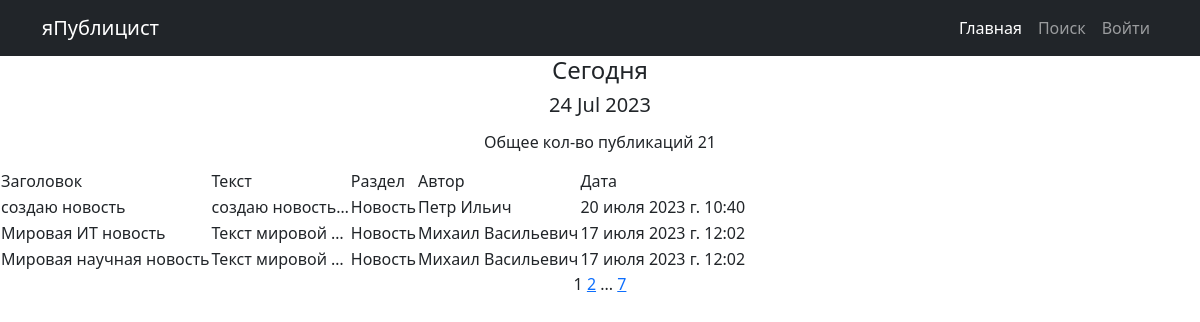
The page / on the database its author committed.
### main/models.py (models this page shows, shortened)
class Post(models.Model):
    author = models.ForeignKey(Author, on_delete=models.CASCADE)
    post_category = models.CharField(max_length=7, choices=POST_CATEGORY_CHOICES)
    date = models.DateTimeField(auto_now_add=True)
    category = models.ManyToManyField(Category, through='PostCategory')
    headline = models.CharField(max_length=255)
    text = models.TextField()
    rating = models.IntegerField(default=0)
    class Meta:
        verbose_name = 'Пост'
        verbose_name_plural = 'Посты'

class Author(models.Model):
    rating = models.IntegerField(default=0)
    user = models.OneToOneField(User, on_delete=models.CASCADE)
    name = models.CharField(max_length=100)
    class Meta:
        verbose_name = 'Автор'
        verbose_name_plural = 'Авторы'

### main/views.py (the view)
# urls.py: path('', PostsList.as_view(), name='posts'),
class PostsList(ListView):
    model = Post
    ordering = '-date'
    template_name = 'posts.html'
    context_object_name = 'posts'
    paginate_by = 3

### main/templatetags/custom_filters.py (called while the page is built)
@register.filter()
def apply_censor(text):
    bad_words = ['bad_word', ]
    res = ''
    for word in text.split():
        if word.strip('.,;:-?!()').lower() in bad_words:
            bad_word = word.strip('.,;:-?!()').lower()
            for l in word.lower():
                if l != bad_word[0]:
                    res += l
                else:
                    break
            temp = ''
            for l in word.lower()[-1]:
                if l != bad_word[-1]:
                    temp += l
                else:
                    break
            res += '*' + temp
        else:
            res += word + ' '
    return res

### main/templatetags/custom_tags.py (called while the page is built)
@register.simple_tag()
def current_time(format_string='%b %d %Y'):
    return datetime.utcnow().strftime(format_string)

### templates/posts.html (shortened to what this page needs)
{% extends 'default.html' %}
{% load custom_filters %}
{% load custom_tags %}
{% block title %}
<h4 align="center">Сегодня</h4>
<h5 align="center">{% current_time '%d %b %Y' %}</h5>
{% endblock %}
{% block content %}
<p><h6 align="center">Общее кол-во публикаций {{ paginator.count }}</h6></p>
   {% if posts %}
     <table>
        <tr>
           <td>Заголовок</td>
           <td>Текст</td>
           <td>Раздел</td>
           <td>Автор</td>
           <td>Дата</td>
        </tr>
        {% for post in posts %}
           <tr>
               <td>{{ post.headline }}</td>
               <td>{{ post.text|truncatechars:15|apply_censor}}</td>
               <td>{{ post.post_category }}</td>
               <td>{{ post.author.name }}</td>
               <td>{{ post.date }}</td>
           </tr>
        {% endfor %}
     </table>
   {% else %}
       <h2>Публикаций нет!</h2>
   {% endif %}
<p align="center">
   {{ page_obj.number }}
   {% if page_obj.has_next %}
       <a href="?page={{ page_obj.next_page_number }}">{{ page_obj.next_page_number }}</a>
       {% if paginator.num_pages != page_obj.next_page_number %}
                ...
           <a href="?page={{ page_obj.paginator.num_pages }}">{{ page_obj.paginator.num_pages }}</a>
        {% endif %}
   {% endif %}
    </p>
{% endblock %}

### rows shown on the page
Post: headline "создаю новость", text|apply_censor "создаю новость…", post_category "Новость", author.name "Петр Ильич", date "20 июля 2023 г. 10:40"
Post: headline "Мировая ИТ новость", text|apply_censor "Текст мировой …", post_category "Новость", author.name "Михаил Васильевич", date "17 июля 2023 г. 12:02"
Post: headline "Мировая научная новость", text|apply_censor "Текст мировой …", post_category "Новость", author.name "Михаил Васильевич", date "17 июля 2023 г. 12:02"

### other values the page prints
{{ paginator.count }} "21"
{{ page_obj.number }} "1"
{{ page_obj.next_page_number }} "2"
{{ page_obj.paginator.num_pages }} "7"
